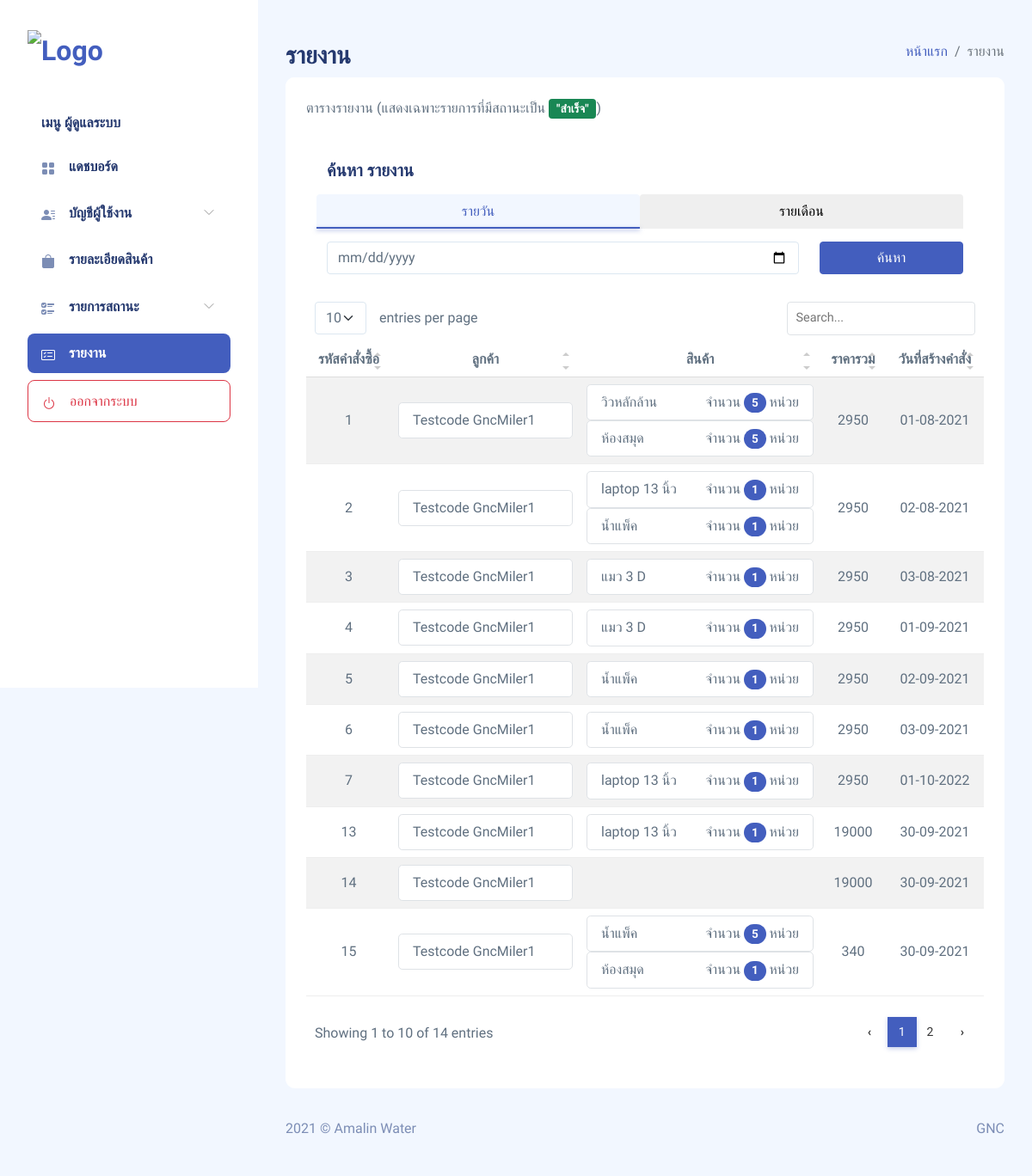
The page /amalin/report.php (signed in) on the database its author committed.
### tables this page shows
CREATE TABLE `tbl_order` (
  `id_ord` int(11) NOT NULL COMMENT 'รหัสการสั่ง',
  `date_tsp_ord` varchar(15) NOT NULL COMMENT 'วันที่ต้องการให้ส่ง',
  `status_ord` varchar(15) NOT NULL COMMENT 'สถานะออร์เดอร์\r\npending = รอยืนยัน\r\nprocess = กำลังผลิต\r\ndeliver = กำลังส่ง\r\nsuccess = สำเร็จ\r\ncancel = ยกเลิก',
  `detail_ord` varchar(255) NOT NULL COMMENT 'รายละเอียดรายการสั่ง',
  `all_size_ord` int(11) NOT NULL COMMENT 'ขนาดปริมาณรวม',
  `all_price_ord` int(11) NOT NULL COMMENT 'ราคารวม',
  `date_d_ord` varchar(15) NOT NULL COMMENT 'วันที่สั่ง',
  `date_m_ord` varchar(15) NOT NULL COMMENT 'เดือนที่สั่ง',
  `date_y_ord` varchar(5) NOT NULL COMMENT 'ปีที่สั่ง',
  `date_ord` varchar(50) NOT NULL COMMENT 'วันที่(สำหรับตรวจสอบ)',
  `id_acc` int(11) NOT NULL COMMENT 'รหัสลูกค้า',
  `id_admin` int(11) DEFAULT NULL COMMENT 'รหัสผู้ดูแล (สถานะการสั่งซื้อ)',
  `lat_loca` varchar(100) NOT NULL COMMENT 'ละติจูด',
  `long_loca` varchar(100) NOT NULL COMMENT 'ลองติจูด'
);

CREATE TABLE `tbl_acc` (
  `id_acc` int(11) NOT NULL COMMENT 'รหัสลูกค้า',
  `fname_acc` varchar(50) NOT NULL COMMENT 'ชื่อ',
  `lname_acc` varchar(50) NOT NULL COMMENT 'นามสกุล',
  `email_acc` varchar(100) NOT NULL COMMENT 'อีเมลล์',
  `pass_acc` varchar(255) NOT NULL COMMENT 'รหัสผ่านบัญชี',
  `tel_acc` varchar(10) NOT NULL COMMENT 'เบอร์โทร',
  `id_addr` varchar(255) DEFAULT NULL COMMENT 'รหัสที่อยู่'
);

CREATE TABLE `tbl_order_list` (
  `id_ord_list` int(11) NOT NULL COMMENT 'รหัสลิสรายการสั่ง',
  `name_ord_list` varchar(50) NOT NULL COMMENT 'ชื่อสินค้า',
  `size_ord_list` int(11) NOT NULL COMMENT 'ขนาด',
  `price_ord_list` int(11) NOT NULL COMMENT 'ราคา',
  `qty_ord_list` int(11) NOT NULL COMMENT 'จำนวน',
  `id_ord` int(11) NOT NULL COMMENT 'รหัสการสั่ง'
);

### amalin/report.php (the view, shortened to what this page needs)
<?php
    require_once('connect.php');
if(empty($_GET['searchByDay']) && empty($_GET['searchByMonth'])){
    $sql_order = "SELECT * FROM tbl_order";
    $result_order = $conn->query($sql_order) or die("Query failed");
}
?>
<!DOCTYPE html>
<html lang="th_TH">
<head>
    <?php
include("head-main.php");
?>
</head>
<body>
    <div id="app">
        <div id="sidebar" class="active">
            <div class="sidebar-wrapper active">
                <div class="sidebar-header">
                    <div class="d-flex justify-content-between">
                        <div class="logo">
                            <a href="mng-page.php"><img src="assets/images/logo/logo.png" alt="Logo" srcset=""></a>
                        </div>
                    </div>
                </div>
                <div class="sidebar-menu">
                    <ul class="menu">
                        <li class="sidebar-title">เมนู ผู้ดูแลระบบ</li>
                        <li class="sidebar-item ">
                            <a href="mng-page.php" class='sidebar-link'>
                                <i class="bi bi-grid-fill"></i>
                                <span>แดชบอร์ด</span>
                            </a>
                        </li>
                        <li class="sidebar-item has-sub">
                            <a href="#" class='sidebar-link'>
                                <i class="bi bi-person-lines-fill"></i>
                                <span>บัญชีผู้ใช้งาน</span>
                            </a>
                        </li>
                        <li class="sidebar-item">
                            <a href="product.php" class='sidebar-link'>
                                <i class="bi bi-bag-fill"></i>
                                <span>รายละเอียดสินค้า</span>
                            </a>
                        </li>
                        <li class="sidebar-item has-sub">
                            <a href="#" class='sidebar-link'>
                                <i class="bi bi-ui-checks"></i>
                                <span>รายการสถานะ</span>
                            </a>
                        </li>
                        <li class="sidebar-item active">
                            <a href="report.php" class='sidebar-link'>
                                <i class="bi bi-card-checklist"></i>
                                <span>รายงาน</span>
                            </a>
                        </li>
                        <li class="sidebar-item">
                            <button class="btn btn-block sidebar-link text-danger border border-danger" id="btn-logout">
                                <i class="bi bi-power text-danger"></i>
                                <span>ออกจากระบบ</span>
                            </button>
                        </li>
                    </ul>
                </div>
            </div>
        </div>
        <div id="main">
            <div class="page-heading">
                <div class="page-title">
                    <div class="row">
                        <div class="col-12 col-md-6 order-md-1 order-last">
                            <h3>รายงาน</h3>
                        </div>
                        <div class="col-12 col-md-6 order-md-2 order-first">
                            <nav aria-label="breadcrumb" class="breadcrumb-header float-start float-lg-end">
                                <ol class="breadcrumb">
                                    <li class="breadcrumb-item"><a href="mng-page.php">หน้าแรก</a></li>
                                    <li class="breadcrumb-item active" aria-current="page">รายงาน</li>
                                </ol>
                            </nav>
                        </div>
                    </div>
                </div>
                <section class="section">
                    <div class="card">
                        <div class="card-header">
                            ตารางรายงาน (แสดงเฉพาะรายการที่มีสถานะเป็น <span class="badge bg-success">"สำเร็จ"</span>)
                        </div>
                        <div class="card-body">
                            <div class="card-body">
                                <h5 class="card-herder mb-3">
                                    ค้นหา รายงาน
                                </h5>
                                <nav class="row">
                                    <div class="nav nav-tabs" id="nav-tab" role="tablist">
                                        <button class="nav-link active col-6" id="nav-home-tab" data-bs-toggle="tab"
                                            data-bs-target="#nav-day" type="button" role="tab" aria-controls="nav-home"
                                            aria-selected="true">
                                            รายวัน
                                        </button>
                                        <button class="nav-link col-6" id="nav-profile-tab" data-bs-toggle="tab"
                                            data-bs-target="#nav-month" type="button" role="tab"
                                            aria-controls="nav-profile" aria-selected="false">
                                            รายเดือน
                                        </button>
                                    </div>
                                </nav>
                                <div class="tab-content" id="nav-tabContent">
                                    <div class="tab-pane fade show active" id="nav-day" role="tabpanel"
                                        aria-labelledby="nav-home-tab">
                                        <form method="GET">
                                            <div class="row">
                                                <div class="col-9 mt-3">
                                                    <input class="form-control" type="date" name="dateSearch" required>
                                                </div>
                                                <div class="col-3">
                                                    <button type="submit" class="btn btn-primary mt-3 col-12"
                                                        name="searchByDay">ค้นหา</button>
                                                </div>
                                            </div>
                                        </form>
                                    </div>
                                </div>
                            </div>
                            <table class="table table-striped" id="tableProduct">
                                <thead>
                                    <tr>
                                        <th class="text-center">รหัสคำสั่งซื้อ</th>
                                        <th class="text-center">ลูกค้า</th>
                                        <th class="text-center">สินค้า</th>
                                        <th class="text-center">ราคารวม</th>
                                        <th class="text-center">วันที่สร้างคำสั่ง</th>
                                    </tr>
                                </thead>
                                <tbody>
                                    <?php while ($row_order = $result_order->fetch_assoc()) {
                                        $id_acc = $row_order['id_acc'];
                                        $id_ord = $row_order['id_ord'];
                                    ?>
                                    <tr class="text-center">
                                        <td><?php echo $id_ord; ?></td>
                                        <td>
                                            <?php
                                                $sql_acc_list = "SELECT * FROM tbl_acc WHERE id_acc = '$id_acc' ";
                                                $result_acc_list = $conn->query($sql_acc_list) or die("Query failed");
                                                while ($row_acc_list = $result_acc_list->fetch_assoc()) {
                                            ?>
                                            <li
                                                class="list-group-item d-flex justify-content-between align-items-center rounded-3 border border-1">
                                                <span><?php echo $row_acc_list['fname_acc'] ," ", $row_acc_list['lname_acc']; ?>
                                                </span>
                                            </li>
                                            <?php
                                                }
                                            ?>
                                        </td>
                                        <td>
                                            <?php
                                                        $sql_oder_list = "SELECT * FROM tbl_order_list WHERE id_ord = '$id_ord' ";
                                                        $result_oder_list = $conn->query($sql_oder_list) or die("Query failed");
                                                        while ($row_order_list = $result_oder_list->fetch_assoc()) {
                                                        ?>
                                            <li
                                                class="list-group-item d-flex justify-content-between align-items-center rounded-3 border border-1">
                                                <?php echo $row_order_list['name_ord_list']; ?>
                                                <span>จำนวน <span
                                                        class="badge bg-primary rounded-pill"><?php echo $row_order_list['qty_ord_list']; ?></span>
                                                    หน่วย</span>
                                            </li>
                                            <?php
                                                        }
                                                    ?>
                                        </td>
                                        <td><?php echo $row_order['all_price_ord']; ?></td>
                                        <td><?php echo $row_order['date_ord']; ?></td>
                                    </tr>
                                    <?php
                                    }
                                    ?>
                                </tbody>
                            </table>
                        </div>
                    </div>
                </section>
            </div>
            <footer>
                <div class="footer clearfix mb-0 text-muted">
                    <div class="float-start">
                        <p>2021 &copy; Amalin Water</p>
                    </div>
                    <div class="float-end">
                        <p>GNC</p>
                    </div>
                </div>
            </footer>
        </div>
    </div>
</body>
</html>

### amalin/assets/css/app.css (style rules this page uses)
.btn i, .btn svg { width: 16px; height: 16px }
.btn.btn-danger, .btn.btn-info, .btn.btn-primary, .btn.btn-secondary, .btn.btn-success, .btn.btn-warning { color: #fff }
.btn-block { width: 100% }
.card { margin-bottom: 2.2rem; border: none }
.card .card-header { border: none }
.card .card-header~.card-body { padding-top: 0 }
.card .card-body { padding: 1.5rem }
#sidebar.active .sidebar-wrapper { left: 0 }
.sidebar-wrapper { width: 300px; height: 100vh; position: fixed; top: 0; z-index: 10; overflow-y: auto; background-color: #fff; bottom: 0; transition: left .5s ease-out }
.sidebar-wrapper .sidebar-header { padding: 2rem 2rem 1rem; font-size: 2rem; font-weight: 700 }
.sidebar-wrapper .sidebar-header img { height: 1.2rem; }
.sidebar-wrapper .menu { margin-top: 2rem; padding: 0 2rem; font-weight: 600 }
.sidebar-wrapper .menu .sidebar-title { padding: 0 1rem; margin: 1.5rem 0 1rem; font-size: 1rem; list-style: none; font-weight: 600; color: #25396f }
.sidebar-wrapper .menu .sidebar-link { display: block; padding: .7rem 1rem; font-size: 1rem; display: flex; align-items: center; border-radius: .5rem; transition: all .5s; text-decoration: none; color: #25396f }
.sidebar-wrapper .menu .sidebar-link i, .sidebar-wrapper .menu .sidebar-link svg { color: #7c8db5 }
.sidebar-wrapper .menu .sidebar-link span { margin-left: 1rem }
.sidebar-wrapper .menu .sidebar-item { list-style: none; margin-top: .5rem; position: relative }
.sidebar-wrapper .menu .sidebar-item.has-sub .sidebar-link:after { position: absolute; color: #ccc; right: 15px; top: 12px; display: block }
.sidebar-wrapper .menu .sidebar-item.active .sidebar-link { background-color: #435ebe }
.sidebar-wrapper .menu .sidebar-item.active .sidebar-link span { color: #fff }
.sidebar-wrapper .menu .sidebar-item.active .sidebar-link i, .sidebar-wrapper .menu .sidebar-item.active .sidebar-link svg { fill: #fff; color: #fff }
.nav-tabs, .nav-tabs .nav-link { border: none }
.nav-tabs .nav-link.active { border: none; position: relative; color: #435ebe }
.nav-tabs .nav-link.active:after { content: ""; width: 100%; position: absolute; bottom: 0; height: 2px; background-color: #435ebe; left: 0; box-shadow: 0 2px 5px rgba(67, 94, 190, .5) }
.dataTable-table td, .dataTable-table thead th, .table td, .table thead th { vertical-align: middle }
.dataTable-table:not(.table-borderless) thead th, .table:not(.table-borderless) thead th { border-bottom: 1px solid #dedede!important }
.bi { width: 1rem; height: 1rem }
#main { margin-left: 300px; padding: 2rem }
.page-heading { margin: 0 0 2rem }
.page-heading h3 { font-weight: 700 }
a { text-decoration: none }

### rows shown on the page
tbl_order: id_ord "1", all_price_ord "2950", date_ord "01-08-2021"
tbl_acc: fname_acc "Testcode", lname_acc "GncMiler1"
tbl_order_list: name_ord_list "วิวหลักล้าน", qty_ord_list "5"
tbl_order_list: name_ord_list "ห้องสมุด", qty_ord_list "5"
tbl_order: id_ord "2", all_price_ord "2950", date_ord "02-08-2021"
tbl_order_list: name_ord_list "laptop 13 นิ้ว", qty_ord_list "1"
tbl_order_list: name_ord_list "น้ำแพ็ค", qty_ord_list "1"
tbl_order: id_ord "3", all_price_ord "2950", date_ord "03-08-2021"
tbl_order_list: name_ord_list "แมว 3 D", qty_ord_list "1"
tbl_order: id_ord "4", all_price_ord "2950", date_ord "01-09-2021"
tbl_order_list: name_ord_list "แมว 3 D", qty_ord_list "1"
tbl_order: id_ord "5", all_price_ord "2950", date_ord "02-09-2021"
tbl_order_list: name_ord_list "น้ำแพ็ค", qty_ord_list "1"
tbl_order: id_ord "6", all_price_ord "2950", date_ord "03-09-2021"
tbl_order_list: name_ord_list "น้ำแพ็ค", qty_ord_list "1"
tbl_order: id_ord "7", all_price_ord "2950", date_ord "01-10-2022"
tbl_order_list: name_ord_list "laptop 13 นิ้ว", qty_ord_list "1"
tbl_order: id_ord "13", all_price_ord "19000", date_ord "30-09-2021"
tbl_order_list: name_ord_list "laptop 13 นิ้ว", qty_ord_list "1"
tbl_order: id_ord "14", all_price_ord "19000", date_ord "30-09-2021"
tbl_order: id_ord "15", all_price_ord "340", date_ord "30-09-2021"
tbl_order_list: name_ord_list "น้ำแพ็ค", qty_ord_list "5"
tbl_order_list: name_ord_list "ห้องสมุด", qty_ord_list "1"
